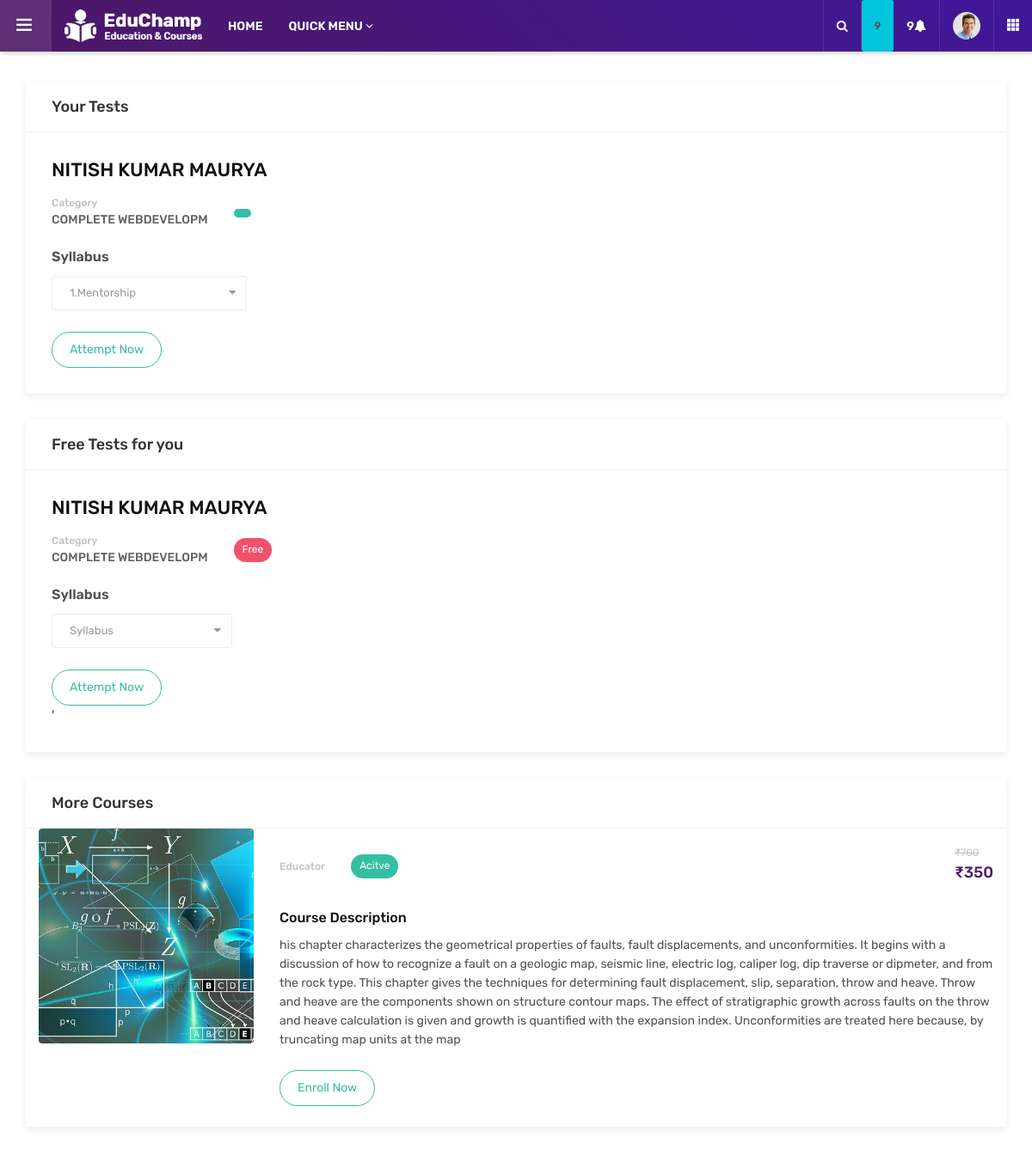
/dashboard/tests/ (signed in), run on an earlier commit of the app's database.
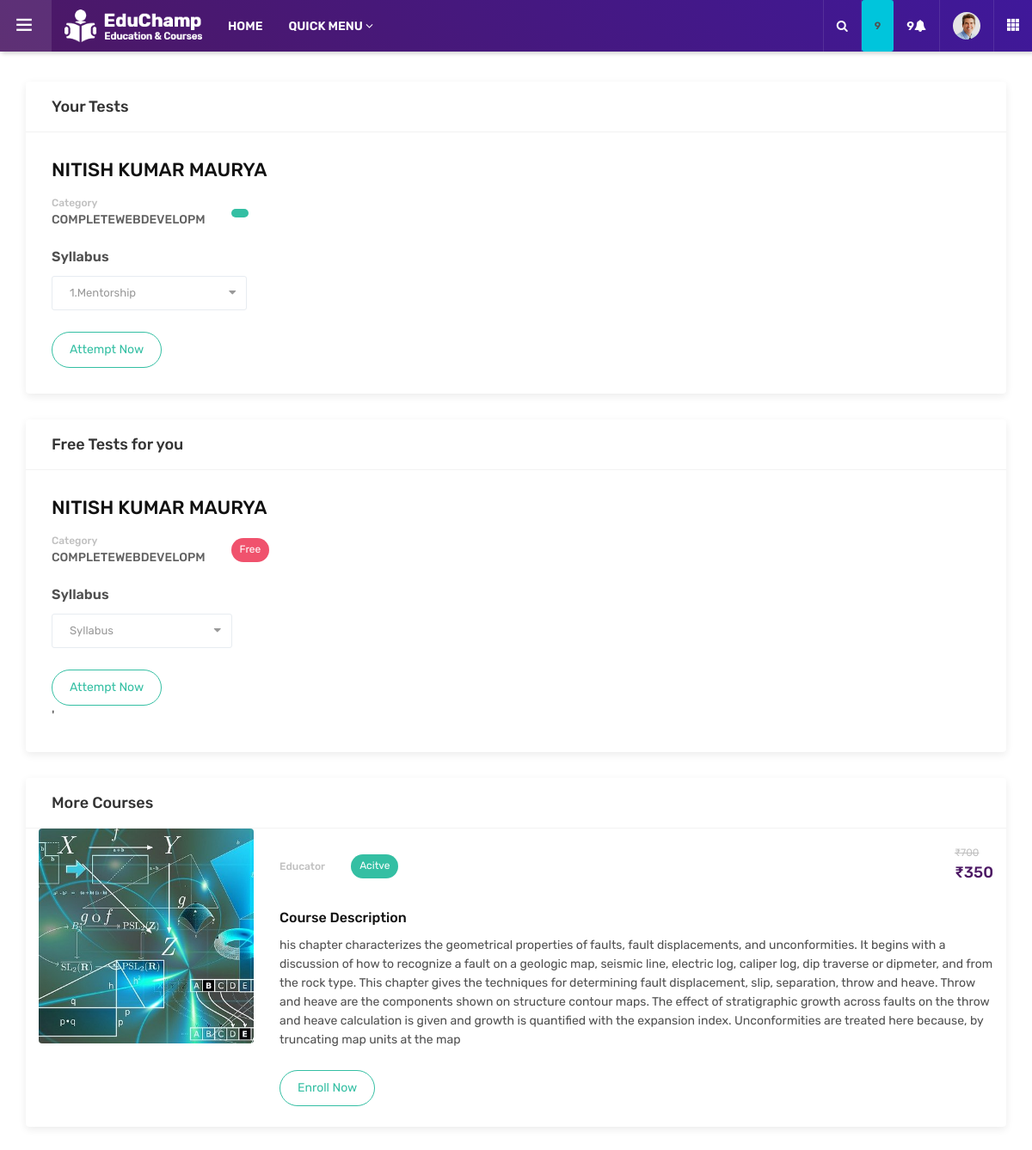
And on a later commit of the database.
### testseries/models.py (models this page shows)
class Quiz(models.Model):
    type = models.ForeignKey(Category,on_delete=models.DO_NOTHING)
    quiz = models.ForeignKey(QuizCourse, on_delete=models.CASCADE, null=True, default="")
    name = models.CharField(max_length=50, default="")
    is_timed = models.BooleanField(default=True)
    is_preview = models.BooleanField(default=True)
    description = models.CharField(max_length=500)
    no_of_quesitions = models.IntegerField(default=0)
    slug = models.CharField(max_length=50)

### exam/models.py (models this page shows)
class Category(models.Model):
    id=models.IntegerField(primary_key=True)
    name = models.CharField(max_length=20)
    def __str__(self):
        return self.name

### dashboard/views.py (the view)
# urls.py: path('tests/', include('testseries.urls')),
@login_required(login_url='/accounts/login')
def tests(request):
    user= request.user
    quizzes = Quiz.objects.all()
    recommendedcourses=QuizCourse.objects.all()
    context =  {
        'quizzes' : quizzes,
        'recommendedcourses': recommendedcourses,
    }
    return render(request,'Eduguider/admin/tests.html', context)

### testseries/templatetags/course_custom_tags.py (called while the page is built)
@register.simple_tag
def cal_sellprice(price , discount):
    if discount == 0:
        return price
    sellprice = price
    sellprice = price - ( price * discount * 0.01 )
    return math.floor(sellprice)

@register.filter
def rupee(price):
    return f'₹{price}'

@register.simple_tag
def is_enrolled_test(request , course):
    user = None
    if not request.user.is_authenticated:
        return False
    user = request.user
    try:
        user_course = UserquizCourse.objects.get(user = user  , course = course)
        return True
    except:
        return False

@register.simple_tag
def is_attempt(request , quiz):
    user = None
    if not request.user.is_authenticated:
        return False
    user = request.user
    try:
        user_course = quizAttempt.objects.get(user = user  , quiz=quiz)
        return True
    except:
        return False

### templates/Eduguider/admin/tests.html (shortened to what the changed rows need)
{% extends 'Eduguider/admin/base.html'%}
{% load course_custom_tags %}
{% load static %}
{% block head %}
<head>
	<link rel="stylesheet" type="text/css" href='{% static "dash/assets/css/assets.css"%}'>
	<link rel="stylesheet" type="text/css" href='{% static "dash/assets/vendors/calendar/fullcalendar.css"%}'>
	<link rel="stylesheet" type="text/css" href='{% static "dash/assets/css/typography.css"%}'>
	<link rel="stylesheet" type="text/css" href='{% static "dash/assets/css/shortcodes/shortcodes.css"%}'>
	<link rel="stylesheet" type="text/css" href='{% static "dash/assets/css/style.css"%}'>
	<link rel="stylesheet" type="text/css" href='{% static "dash/assets/css/dashboard.css"%}'>
	<link class="skin" rel="stylesheet" type="text/css" href='{% static "dash/assets/css/color/color-1.css"%}'>
</head>
{% endblock %}
{% block body %}
	<main class="ttr-wrapper">
		<div class="container-fluid">
			<div class="row">
				<div class="col-lg-12 m-b30">
					<div class="widget-box">
						<div class="widget-inner">
							{% for recommendedcourse in recommendedcourses %}
							{% is_enrolled_test request recommendedcourse as enrolled %}
							{% if enrolled %}
						    {% for k in recommendedcourse.quiz_set.all %}
							<div class="card-courses-list admin-courses">
								<div class="card-courses-full-dec">
									<div class="card-courses-title">
										<h4>{{k.name}}</h4>
									</div>
									<div class="card-courses-list-bx">
										<ul class="card-courses-view">
											<li class="card-courses-user">
												<div class="card-courses-user-info">
													<h5>Category</h5>
													<h4>{{k.type}}</h4>
												</div>
											</li>
											<li class="card-courses-stats">
												<a href="#" class="btn button-sm green radius-xl"></a>
											</li>
										</ul>
									</div>
									<div class="row card-courses-dec">
										<div class="form-group col-md-8">
											<label for="inputState">Syllabus</label>
											<select id="inputState" class="form-control">
												{%for i in k.quizprerequisite_set.all%}
												<option >{{i.description}}</option>
												{%endfor%}
											</select>
										</div>
										<div class="col-md-12">
											{% is_attempt request k as attempted%}
											{%if attempted%}
											<a href="/tests/attempt/{{k.slug}}" target="_blank" class="btn  red radius-xl outline">View Results</a>
											{% else %}
											<a href="/tests/attempt/{{k.slug}}" target="_blank" class="btn  green radius-xl outline">Attempt Now</a>
										    {%endif%}
										</div>
									</div>
								</div>
							</div>
							{% endfor %}
							{%endif%}
							{% endfor %}
						</div>
					</div>
				</div>
				<div class="col-lg-12 m-b30">
					<div class="widget-box">
						<div class="wc-title">
							<h4>Free Tests for you</h4>
						</div>
						<div class="widget-inner">
							{% for q in quizzes %}
							<div class="card-courses-list admin-courses">
								<div class="card-courses-full-dec">
									<div class="card-courses-title">
										<h4>{{q.name}}</h4>
									</div>
									<div class="card-courses-list-bx">
										<ul class="card-courses-view">
											<li class="card-courses-user">
												<div class="card-courses-user-info">
													<h5>Category</h5>
													<h4>{{q.type}}</h4>
												</div>
											</li>
											<li class="card-courses-stats">
												<a href="#" class="btn button-sm red radius-xl">Free</a>
											</li>
										</ul>
									</div>
									<div class="row card-courses-dec">
										<div class="form-group col-md-8">
											<label for="inputState">Syllabus</label>
											<select id="inputState" class="form-control">
												<option selected>Syllabus</option>
											</select>
										</div>
										<div class="col-md-12">
											{% is_attempt request q as attempted%}
											{%if attempted%}
											<a href="/tests/attempt/{{q.slug}}" target="_blank" class="btn  red radius-xl outline">View Results</a>
											{% else %}
											<a href="/tests/attempt/{{q.slug}}" target="_blank" class="btn  green radius-xl outline">Attempt Now</a>
										    {%endif%}
										</div>
									</div>
								</div>
							</div>'
							{% endfor %}
						</div>
					</div>
				</div>
			</div>
		</div>
	</main>
{% endblock %}

What changed in the data, as far as the page shows it:
changed through a linked row, Quiz "NITISH KUMAR MAURYA": type "COMPLETE WEBDEVELOPM" → "COMPLETEWEBDEVELOPM"
